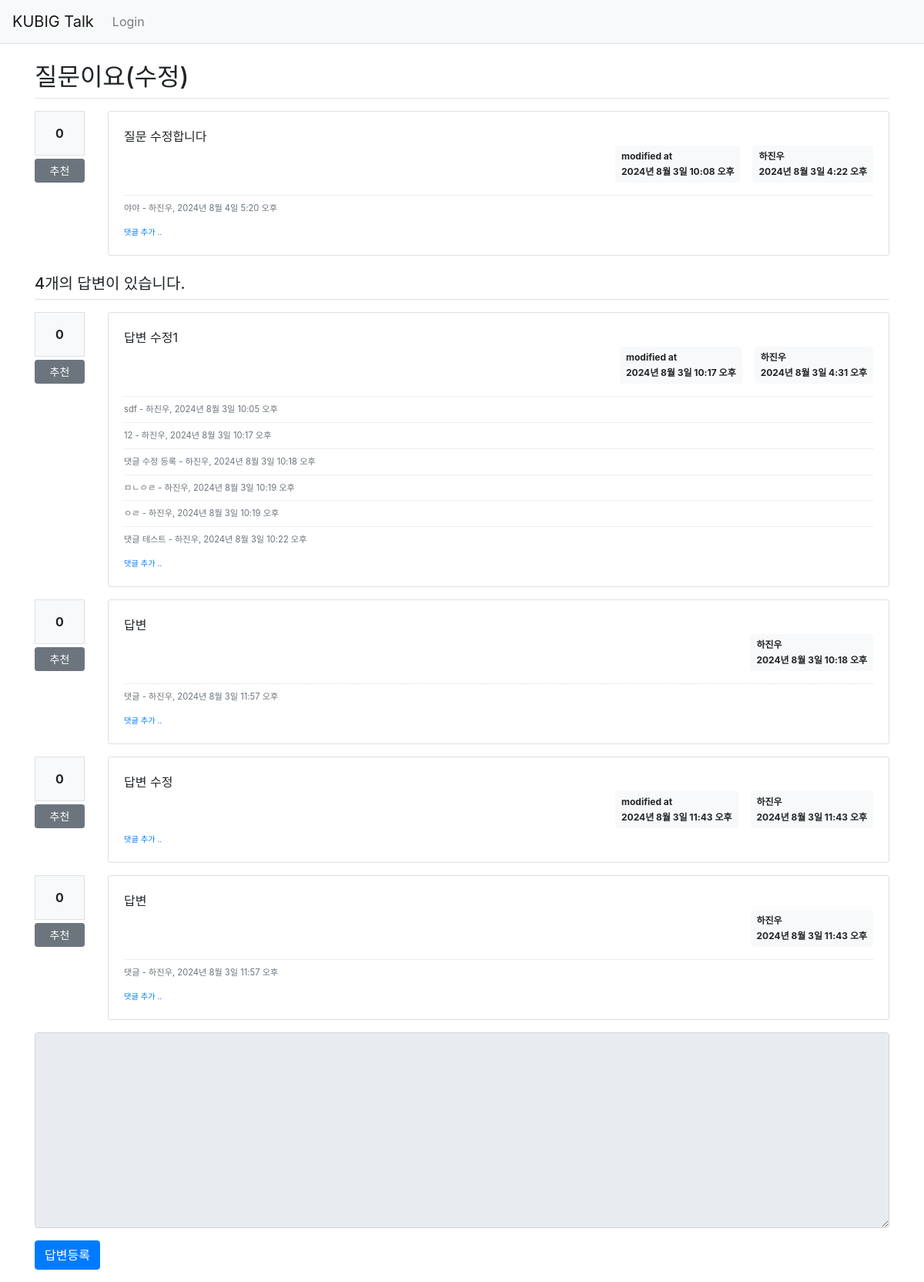
Page /pybo/308/ on the committed database.
### pybo/models.py (models this page shows, shortened)
class Question(models.Model):
    subject = models.CharField(max_length=200)
    content = models.TextField()
    create_date = models.DateTimeField()
    author = models.ForeignKey(User, on_delete = models.CASCADE, related_name='author_question')
    modify_date = models.DateTimeField(null=True, blank= True)
    voter = models.ManyToManyField(User, related_name='voter_question')

class Comment(models.Model):
    author = models.ForeignKey(User, on_delete=models.CASCADE)
    content = models.TextField()
    create_date = models.DateTimeField()
    modify_date = models.DateTimeField(null=True, blank=True)
    question = models.ForeignKey(Question, null=True, blank=True, on_delete=models.CASCADE)
    answer = models.ForeignKey(Answer, null=True, blank=True, on_delete=models.CASCADE)

class Answer(models.Model):
    question = models.ForeignKey(Question, on_delete=models.CASCADE)
    content = models.TextField()
    create_date = models.DateTimeField()
    author = models.ForeignKey(User, on_delete = models.CASCADE, related_name='author_answer')
    modify_date = models.DateTimeField(null=True, blank= True)
    voter = models.ManyToManyField(User, related_name='voter_answer')

### pybo/views/base_views.py (the view)
# urls.py: path('<int:question_id>/', base_views.detail, name = 'detail'),
def detail(request, question_id):
    question = get_object_or_404(Question, pk=question_id)
    context = {'question': question}
    return render(request, 'pybo/question_detail.html', context)

### templates/pybo/question_detail.html (shortened to what this page needs)
{% extends 'base.html' %}
{% block content %}
<div class="container my-3">
    <h2 class="border-bottom py-2">{{ question.subject }}</h2>
    <div class="row my-3">
        <div class="col-1">
            <div class="bg-light text-center p-3 border font-weight-bolder mb-1">{{question.voter.count}}</div>
            <a href="#" data-uri="{% url 'pybo:vote_question' question.id  %}"
               class="recommend btn btn-sm btn-secondary btn-block my-1">추천</a>
        </div>
        <div class="col-11">
            <div class="card">
                <div class="card-body">
                    <div class="card-text" style="white-space: pre-line;">{{ question.content }}</div>
                    <div class="d-flex justify-content-end">
                        {% if question.modify_date %}
                        <div class="badge badge-light p-2 text-left mx-3">
                            <div class="mb-2">modified at</div>
                            <div>{{ question.modify_date }}</div>
                        </div>
                        {% endif %}
                        <div class="badge badge-light p-2 text-left">
                            <div class="mb-2">{{ question.author.username }}</div>
                            <div>{{ question.create_date }}</div>
                        </div>
                    </div>
                    {% if question.comment_set.count > 0 %}
                    <div class="mt-3">
                    {% for comment in question.comment_set.all %}
                        <div class="comment py-2 text-muted">
                            <span style="white-space: pre-line;">{{ comment.content }}</span>
                            <span>
                                - {{ comment.author }}, {{ comment.create_date }}
                            </span>
                        </div>
                    {% endfor %}
                    </div>
                    {% endif %}
                    <div>
                        <a href="{% url 'pybo:comment_create_question' question.id  %}"
                           class="small"><small>댓글 추가 ..</small></a>
                    </div>
                </div>
            </div>
        </div>
    </div>
    <h5 class="border-bottom my-3 py-2">{{question.answer_set.count}}개의 답변이 있습니다.</h5>
    {% for answer in question.answer_set.all %}
    <div class="row my-3">
        <div class="col-1">
            <div class="bg-light text-center p-3 border font-weight-bolder mb-1">{{answer.voter.count}}</div>
            <a href="#" data-uri="{% url 'pybo:vote_answer' answer.id  %}"
                class="recommend btn btn-sm btn-secondary btn-block my-1">추천</a>
        </div>
        <div class="col-11">
            <div class="card">
                <div class="card-body">
                    <div class="card-text" style="white-space: pre-line;">{{ answer.content }}</div>
                    <div class="d-flex justify-content-end">
                        {% if answer.modify_date %}
                        <div class="badge badge-light p-2 text-left mx-3">
                            <div class="mb-2">modified at</div>
                            <div>{{ answer.modify_date }}</div>
                        </div>
                        {% endif %}
                        <div class="badge badge-light p-2 text-left">
                            <div class="mb-2">{{ answer.author.username }}</div>
                            <div>{{ answer.create_date }}</div>
                        </div>
                    </div>
                    {% if answer.comment_set.count > 0 %}
                    <div class="mt-3">
                    {% for comment in answer.comment_set.all %}
                        <div class="comment py-2 text-muted">
                            <span style="white-space: pre-line;">{{ comment.content }}</span>
                            <span>
                                - {{ comment.author }}, {{ comment.create_date }}
                            </span>
                        </div>
                    {% endfor %}
                    </div>
                    {% endif %}
                    <div>
                        <a href="{% url 'pybo:comment_create_answer' answer.id  %}"
                           class="small"><small>댓글 추가 ..</small></a>
                    </div>
                </div>
            </div>
        </div>
    </div>
    {% endfor %}
    <form action="{% url 'pybo:answer_create' question.id %}" method="post" class="my-3">
        <div class="form-group">
            <textarea {% if not user.is_authenticated %}disabled{% endif %}
              name="content" id="content" class="form-control" rows="10"></textarea>
        </div>
        <input type="submit" value="답변등록" class="btn btn-primary">
    </form>
</div>
{% endblock %}

### static/style.css (style rules this page uses)
.comment { border-top: dotted 1px #ddd; font-size: 0.7em; }

### rows in the picture
Question: subject "질문이요(수정)", voter.count "0", content "질문 수정합니다", modify_date "2024년 8월 3일 10:08 오후", author.username "하진우", create_date "2024년 8월 3일 4:22 오후", answer_set.count "4"
Comment: content "야야", author "하진우", create_date "2024년 8월 4일 5:20 오후"
Answer: voter.count "0", content "답변 수정1", modify_date "2024년 8월 3일 10:17 오후", author.username "하진우", create_date "2024년 8월 3일 4:31 오후"
Comment: content "sdf", author "하진우", create_date "2024년 8월 3일 10:05 오후"
Comment: content "12", author "하진우", create_date "2024년 8월 3일 10:17 오후"
Comment: content "댓글 수정 등록", author "하진우", create_date "2024년 8월 3일 10:18 오후"
Comment: content "ㅁㄴㅇㄹ", author "하진우", create_date "2024년 8월 3일 10:19 오후"
Comment: content "ㅇㄹ", author "하진우", create_date "2024년 8월 3일 10:19 오후"
Comment: content "댓글 테스트", author "하진우", create_date "2024년 8월 3일 10:22 오후"
Answer: voter.count "0", content "답변", author.username "하진우", create_date "2024년 8월 3일 10:18 오후"
Comment: content "댓글", author "하진우", create_date "2024년 8월 3일 11:57 오후"
Answer: voter.count "0", content "답변 수정", modify_date "2024년 8월 3일 11:43 오후", author.username "하진우", create_date "2024년 8월 3일 11:43 오후"
Answer: voter.count "0", content "답변", author.username "하진우", create_date "2024년 8월 3일 11:43 오후"
Comment: content "댓글", author "하진우", create_date "2024년 8월 3일 11:57 오후"
